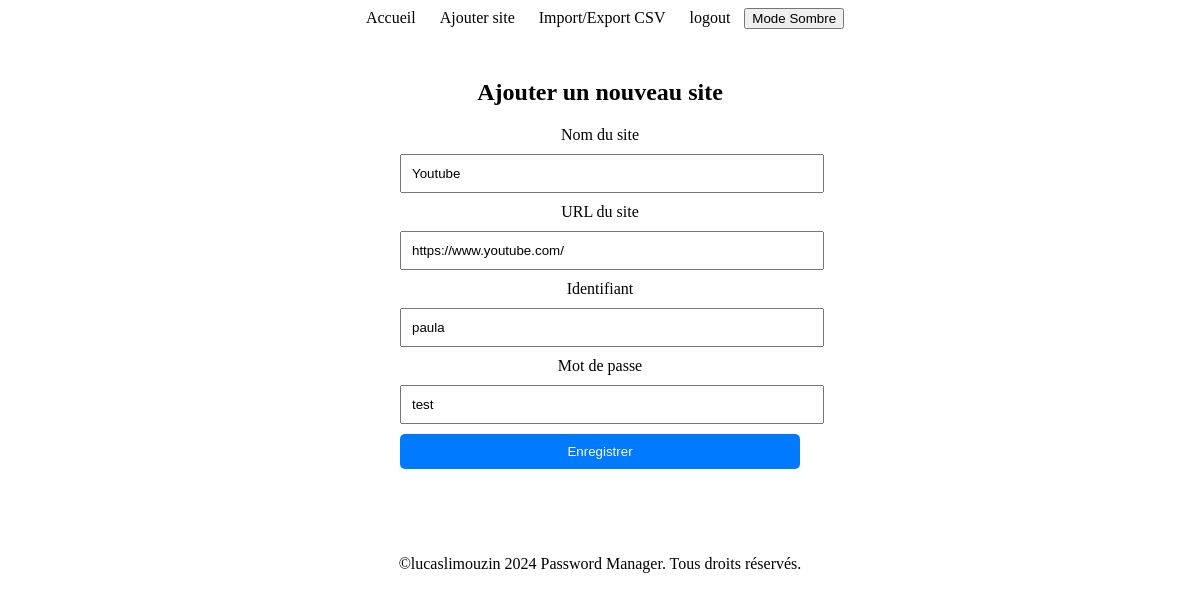
Screenshot of /edit_site/9/ (signed in) with the database file from the repository.
### gestionpassword/models.py (models this page shows, shortened)
class SiteInfo(models.Model):
    user = models.ForeignKey(User, on_delete=models.CASCADE)
    site_name = models.CharField(max_length=100)
    site_url = models.URLField(max_length=200)
    username = models.CharField(max_length=100)
    password = models.CharField(max_length=100)
    id = models.AutoField(primary_key=True)

### gestionpassword/views.py (the view)
# urls.py: path('edit_site/<int:site_id>/', views.edit_site, name='edit_site'),
@login_required
def edit_site(request, site_id):
    site = get_object_or_404(SiteInfo, pk=site_id)
    if request.user != site.user:
        return redirect('home')
    if request.method == 'POST':
        form = SiteInfoEditForm(request.POST, instance=site)
        if form.is_valid():
            form.save()
            return redirect('home')
    else:
        form = SiteInfoEditForm(instance=site)
    return render(request, 'gestionpassword/edit_site.html', {'form': form, 'site': site})

### gestionpassword/forms.py
class SiteInfoEditForm(forms.ModelForm):
    class Meta:
        model = SiteInfo
        fields = ['site_name', 'site_url', 'username', 'password']

### gestionpassword/templates/gestionpassword/edit_site.html (shortened to what this page needs)
{% extends "gestionpassword/base.html" %}
{% load static %}
{% block content %}
  <div id="edit-site-container">
    <h2>Ajouter un nouveau site</h2>
    <form method="post">
        <div class="form-field">
            <label for="{{ form.site_name.id_for_label }}">Nom du site</label>
            <input type="text" name="{{ form.site_name.name }}" id="{{ form.site_name.id_for_label }}" value="{{ form.site_name.value|default_if_none:'' }}" class="{% if form.site_name.errors %}invalid{% endif %}">
        </div>
        <div class="form-field">
            <label for="{{ form.site_url.id_for_label }}">URL du site</label>
            <input type="text" name="{{ form.site_url.name }}" id="{{ form.site_url.id_for_label }}" value="{{ form.site_url.value|default_if_none:'' }}" class="{% if form.site_url.errors %}invalid{% endif %}">
        </div>
        <div class="form-field">
            <label for="{{ form.username.id_for_label }}">Identifiant</label>
            <input type="text" name="{{ form.username.name }}" id="{{ form.username.id_for_label }}" value="{{ form.username.value|default_if_none:'' }}" class="{% if form.username.errors %}invalid{% endif %}">
        </div>
        <div class="form-field">
            <label for="{{ form.password.id_for_label }}">Mot de passe</label>
            <input type="text" name="{{ form.password.name }}" id="{{ form.password.id_for_label }}" value="{{ form.password.value|default_if_none:'' }}" class="{% if form.password.errors %}invalid{% endif %}">
        </div>
        <button type="submit" class="btn">Enregistrer</button>
    </form>
  </div>
{% endblock %}

### gestionpassword/static/gestionpassword/styles.css (style rules this page uses)
body { background-color: white; color: black; }
#container, #signup-container, #home-container, #add-password-container, #edit-site-container, #csv-import-container, #csv-export-container { max-width: 400px; margin: 50px auto; text-align: center; }
input[type=text], input[type=password], input[type=email] { width: 100%; padding: 10px; margin: 10px 0; }
button[type=submit] { width: 100%; padding: 10px; background-color: #007bff; color: white; border: none; cursor: pointer; }
.btn { display: inline-block; padding: 10px 20px; background-color: #007bff; color: white; text-decoration: none; border: none; cursor: pointer; border-radius: 5px; }

### rows the page displays
SiteInfo: site_name "Youtube", site_url "https://www.youtube.com/", username "paula", password "test"
